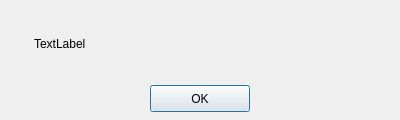
<?xml version="1.0" encoding="UTF-8"?>
<ui version="4.0">
 <class>msgBox</class>
 <widget class="QDialog" name="msgBox">
  <property name="geometry">
   <rect>
    <x>0</x>
    <y>0</y>
    <width>400</width>
    <height>120</height>
   </rect>
  </property>
  <property name="windowTitle">
   <string>Dialog</string>
  </property>
  <property name="modal">
   <bool>true</bool>
  </property>
  <widget class="QFrame" name="horizontalFrame">
   <property name="geometry">
    <rect>
     <x>25</x>
     <y>10</y>
     <width>350</width>
     <height>68</height>
    </rect>
   </property>
   <layout class="QHBoxLayout" name="horizontalLayout">
    <item>
     <widget class="QLabel" name="messageText">
      <property name="text">
       <string>TextLabel</string>
      </property>
     </widget>
    </item>
   </layout>
  </widget>
  <widget class="QPushButton" name="pushButton">
   <property name="geometry">
    <rect>
     <x>150</x>
     <y>85</y>
     <width>100</width>
     <height>27</height>
    </rect>
   </property>
   <property name="text">
    <string>OK</string>
   </property>
  </widget>
 </widget>
 <resources/>
 <connections/>
</ui>
